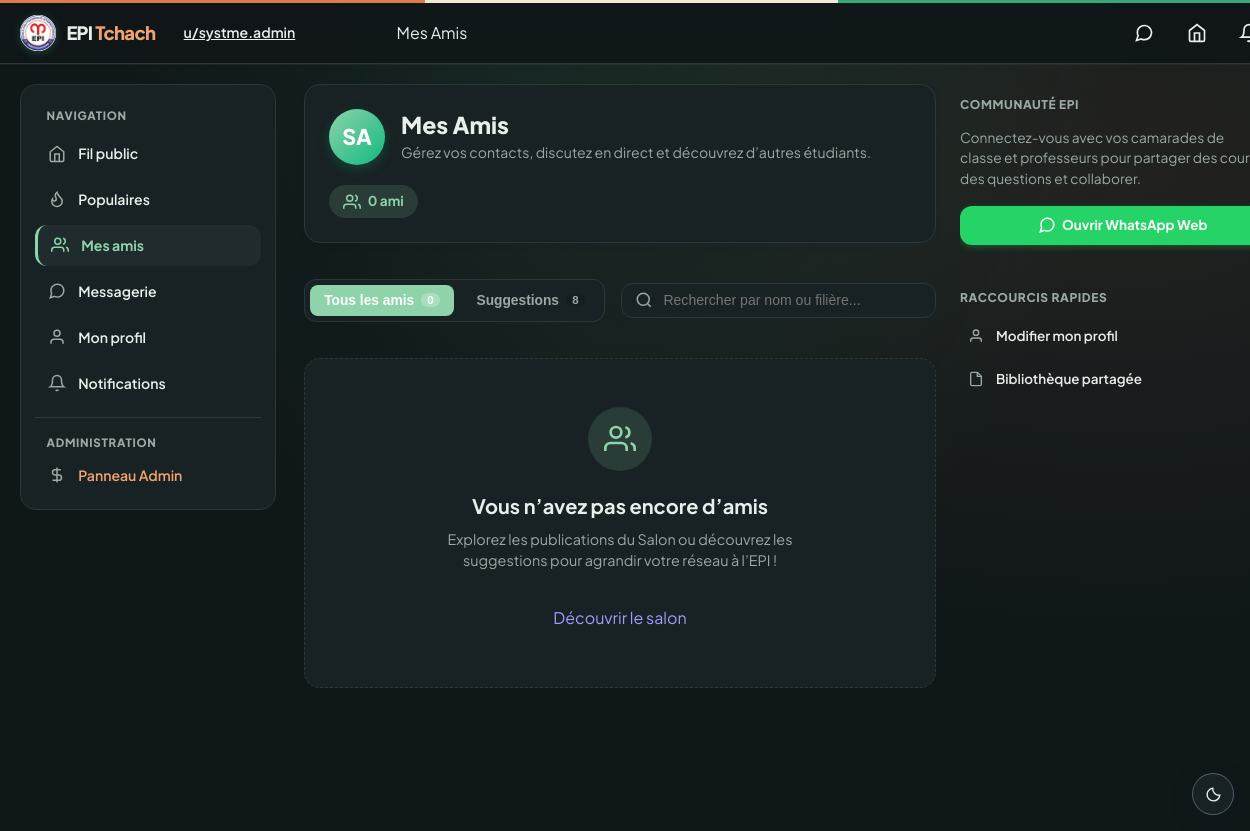
The app's page /friends (signed in), older data.
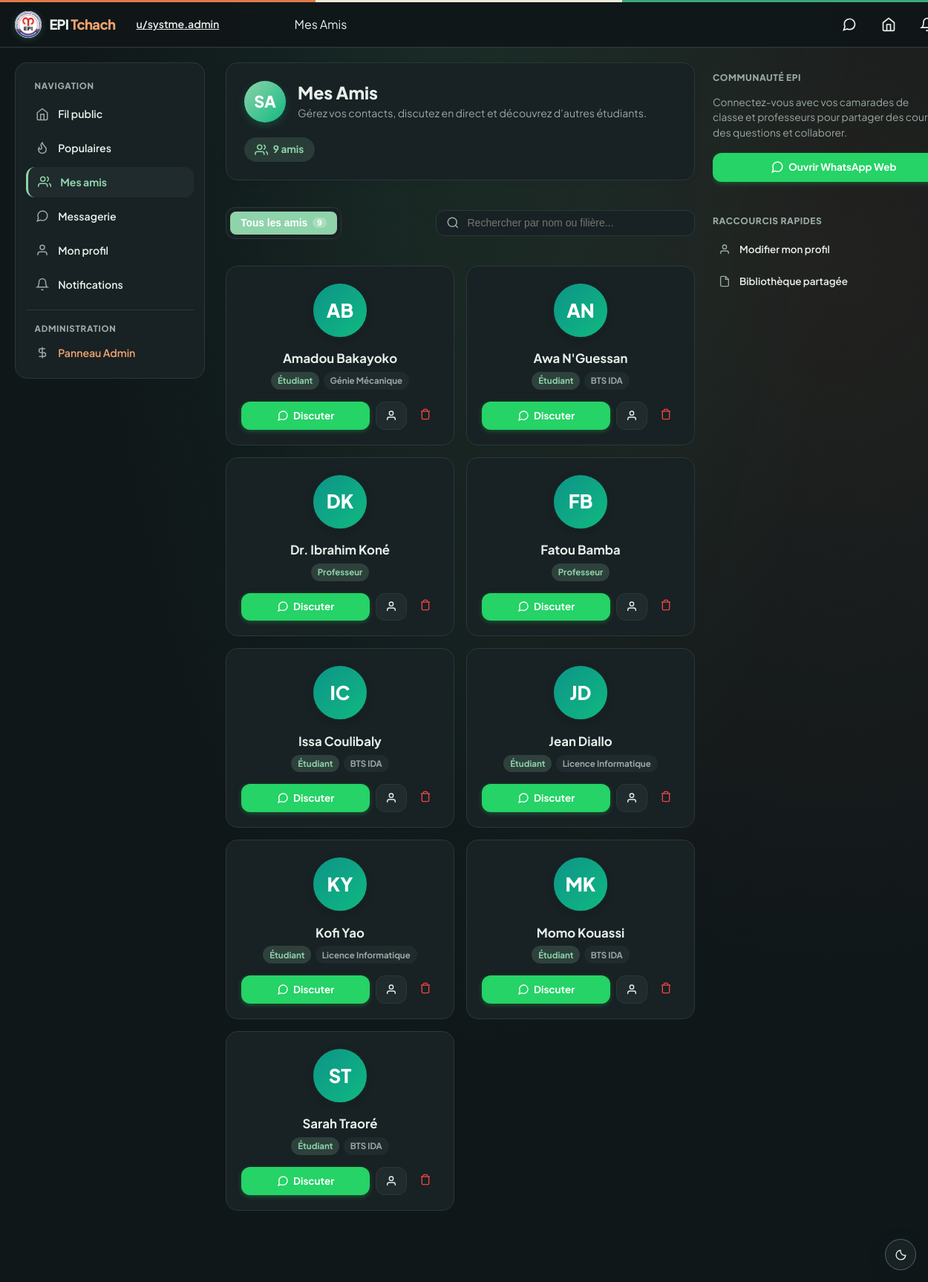
The same page, newer data.
### tables this page shows
CREATE TABLE utilisateurs (
    id                  INT UNSIGNED AUTO_INCREMENT PRIMARY KEY,
    nom                 VARCHAR(100) NOT NULL,
    prenom              VARCHAR(100) NOT NULL,
    email               VARCHAR(150) NOT NULL UNIQUE,
    mot_de_passe        VARCHAR(255) NOT NULL,
    avatar_url          VARCHAR(255) DEFAULT NULL,
    biographie          TEXT DEFAULT NULL,
    filiere_id          INT UNSIGNED DEFAULT NULL,
    modules_enseignes   TEXT DEFAULT NULL,
    role                ENUM('etudiant','professeur','administrateur') NOT NULL DEFAULT 'etudiant',
    est_actif           BOOLEAN NOT NULL DEFAULT TRUE,
    date_inscription    DATETIME NOT NULL DEFAULT CURRENT_TIMESTAMP,
    derniere_connexion  DATETIME DEFAULT NULL,
    derniere_activite   DATETIME DEFAULT NULL,
    FOREIGN KEY (filiere_id) REFERENCES filieres(id) ON DELETE SET NULL
);

CREATE TABLE filieres (
    id              INT UNSIGNED AUTO_INCREMENT PRIMARY KEY,
    nom             VARCHAR(150) NOT NULL UNIQUE,
    code            VARCHAR(20) DEFAULT NULL,
    description     TEXT DEFAULT NULL,
    image_url       VARCHAR(255) DEFAULT NULL,
    slogan          VARCHAR(180) DEFAULT NULL,
    est_active      BOOLEAN NOT NULL DEFAULT TRUE,
    date_creation   DATETIME NOT NULL DEFAULT CURRENT_TIMESTAMP
);

### app/Controllers/Social/SocialController.php (called while the page is built, shortened)
<?php
require_once ROOT_PATH . '/app/Models/Social/Social.php';
require_once ROOT_PATH . '/app/Models/Identity/User.php';
class SocialController
{
    private Social $social;
    public function __construct()
    {
        global $pdo;
        $this->social = new Social($pdo);
    }
    public function friendsList(): void
    {
        $currentUserId = $this->requireAuthentication();
        global $baseUrl, $base, $assetBase, $asset;
        $targetUserId = !empty($_GET['user'])
            ? filter_var($_GET['user'], FILTER_VALIDATE_INT, ['options' => ['min_range' => 1]])
            : (!empty($_GET['id']) ? filter_var($_GET['id'], FILTER_VALIDATE_INT, ['options' => ['min_range' => 1]]) : $currentUserId);
        $userModel = new User();
        $targetUser = $userModel->findById((int)$targetUserId);
        $isOwnProfile = ((int)$currentUserId === (int)$targetUserId);
        $friends = $this->social->getFriends((int)$targetUserId);
        $suggestions = $isOwnProfile ? $this->social->getSuggestedMembers((int)$currentUserId, 8) : [];
        require ROOT_PATH . '/resources/views/desktop/friends/index.php';
    }
    private function requireAuthentication(): int
    {
        return (int)$_SESSION['user_id'];
    }
}

### app/Routing/Router.php (called while the page is built, shortened)
<?php
final class Router
{
    public function dispatch(string $path, string $method = 'GET'): void
    {
        $route = trim((string)(parse_url($path, PHP_URL_PATH) ?? ''), '/');
        $definition = $this->routes[$route] ?? null;
        $action = (string)$definition['method'];
        $handler = new $controller();
        $handler->{$action}();
    }
}

### index.php (called while the page is built, shortened)
<?php
require_once __DIR__ . '/app/Bootstrap.php';
$fullRoute = getRequestedRoute();
$routes = require ROOT_PATH . '/routes/web.php';
(new Router($routes))->dispatch(
    $fullRoute,
    (string)($_SERVER['REQUEST_METHOD'] ?? 'GET')
);
exit;

### app/Bootstrap.php (called while the page is built, shortened)
<?php
require_once ROOT_PATH . '/app/Routing/Router.php';
$scriptName = str_replace('\\', '/', $_SERVER['SCRIPT_NAME'] ?? '');
$scriptDir = rtrim(dirname($scriptName), '/\\');
$isPublicEntry = substr($scriptDir, -7) === '/public';
if ($isPublicEntry) {
    $projectBase = substr($scriptDir, 0, -7);
    $baseUrl = $scriptDir;
    $assetBase = $projectBase . '/public/assets';
} else {
    $projectBase = ($scriptDir === '' || $scriptDir === '.' || $scriptDir === '/') ? '' : $scriptDir;
    $baseUrl = $projectBase;
    $assetBase = ($projectBase !== '' ? $projectBase : '') . '/public/assets';
}

### app/Models/Identity/User.php (called while the page is built, shortened)
<?php
class User {
    protected ?PDO $pdo;
    public function __construct(?PDO $pdo = null) {
        if ($pdo !== null) {
            $this->pdo = $pdo;
        } else {
            global $pdo;
            $this->pdo = $pdo;
        }
    }
    public function findById(int $id) {
        $stmt = $this->pdo->prepare("
            SELECT u.id, u.nom, u.prenom, u.email, u.role, u.filiere_id,
                   f.nom AS filiere, f.code AS filiere_code,
                   u.modules_enseignes, u.avatar_url, u.biographie, u.date_inscription
            FROM utilisateurs u
            LEFT JOIN filieres f ON f.id = u.filiere_id
            WHERE u.id = :id
            LIMIT 1
        ");
        $stmt->execute(['id' => $id]);
        return $stmt->fetch();
    }
}

### app/Models/Social/Social.php (called while the page is built, shortened)
<?php
class Social
{
    private PDO $pdo;
    public function __construct(PDO $pdo)
    {
        $this->pdo = $pdo;
    }
    public function getFriends(int $userId): array
    {
        try {
            $statement = $this->pdo->prepare(
                "SELECT u.id, u.prenom, u.nom, u.role, u.avatar_url, f.nom AS filiere
                 FROM amis a
                 JOIN utilisateurs u ON (u.id = CASE WHEN a.utilisateur_id = :u1 THEN a.ami_id ELSE a.utilisateur_id END)
                 LEFT JOIN filieres f ON f.id = u.filiere_id
                 WHERE (a.utilisateur_id = :u2 OR a.ami_id = :u3)
                   AND a.statut = 'accepte'
                   AND u.est_actif = 1
                 ORDER BY u.prenom ASC, u.nom ASC"
            );
            $statement->execute([
                'u1' => $userId,
                'u2' => $userId,
                'u3' => $userId,
            ]);
            return $statement->fetchAll(PDO::FETCH_ASSOC);
        } catch (Throwable $e) {
            return [];
        }
    }
    public function getSuggestedMembers(int $userId, int $limit = 8): array
    {
        try {
            $userStmt = $this->pdo->prepare('SELECT filiere_id FROM utilisateurs WHERE id = ?');
            $userStmt->execute([$userId]);
            $userFiliereId = (int)($userStmt->fetchColumn() ?: 0);
            $statement = $this->pdo->prepare(
                "SELECT u.id, u.prenom, u.nom, u.role, u.avatar_url, f.nom AS filiere,
                        CASE WHEN u.filiere_id = :filiere_id AND :filiere_id > 0 THEN 1 ELSE 0 END AS same_filiere
                 FROM utilisateurs u
                 LEFT JOIN filieres f ON f.id = u.filiere_id
                 WHERE u.id <> :user_id
                   AND u.est_actif = 1
                   AND u.id NOT IN (
                       SELECT CASE WHEN a.utilisateur_id = :uid1 THEN a.ami_id ELSE a.utilisateur_id END
                       FROM amis a
                       WHERE (a.utilisateur_id = :uid2 OR a.ami_id = :uid3)
                         AND a.statut IN ('accepte', 'en_attente')
                   )
                 ORDER BY same_filiere DESC, u.prenom ASC, u.nom ASC
                 LIMIT :limit"
            );
            $statement->bindValue(':filiere_id', $userFiliereId, PDO::PARAM_INT);
            $statement->bindValue(':user_id', $userId, PDO::PARAM_INT);
            $statement->bindValue(':uid1', $userId, PDO::PARAM_INT);
            $statement->bindValue(':uid2', $userId, PDO::PARAM_INT);
            $statement->bindValue(':uid3', $userId, PDO::PARAM_INT);
            $statement->bindValue(':limit', $limit, PDO::PARAM_INT);
            $statement->execute();
            return $statement->fetchAll(PDO::FETCH_ASSOC);
        } catch (Throwable $e) {
            return [];
        }
    }
}

### resources/views/desktop/friends/index.php (the view, shortened to what the changed rows need)
<?php
$base = is_string($baseUrl ?? null) ? $baseUrl : '';
$asset = is_string($assetBase ?? null)
  ? $assetBase
  : ($base !== '' ? $base . '/public/assets' : '/public/assets');
$targetUser = is_array($targetUser ?? null) ? $targetUser : [];
$friends = is_array($friends ?? null) ? $friends : [];
$suggestions = is_array($suggestions ?? null) ? $suggestions : [];
$isOwnProfile = (bool)($isOwnProfile ?? false);
$targetName = trim(($targetUser['prenom'] ?? '') . ' ' . ($targetUser['nom'] ?? ''));
$targetAvatar = !empty($targetUser['avatar_url'])
  ? url('public/' . ltrim((string)$targetUser['avatar_url'], '/'))
  : '';
$targetInitial = strtoupper(mb_substr((string)($targetUser['prenom'] ?? 'M'), 0, 1) . mb_substr((string)($targetUser['nom'] ?? ''), 0, 1));
$roleLabels = [
    'etudiant' => 'Étudiant',
    'professeur' => 'Professeur',
    'moderateur' => 'Modérateur',
    'administrateur' => 'Administrateur',
    'delegue_general' => 'Délégué Général',
    'delegue_de_classe' => 'Délégué de Classe',
];
?>
<!DOCTYPE html>
<html lang="fr">
<head>
  <link rel="stylesheet" href="<?= $asset ?>/css/desktop/community-shell.css" />
  <link rel="stylesheet" href="<?= $asset ?>/css/desktop/salon.css" />
  <link rel="stylesheet" href="<?= $asset ?>/css/desktop/friends.css" />
  <link rel="stylesheet" href="<?= $asset ?>/css/feedback.css" />
  <?php include ROOT_PATH . '/resources/views/partials/theme-head.php'; ?>
</head>
<body class="community-shell community-salon" data-base-url="<?= htmlspecialchars($base, ENT_QUOTES, 'UTF-8') ?>">
  <div class="epi-salon-grid">
    <main class="epi-main-feed">
      <section class="epi-friends-header-card">
        <div class="epi-friends-header-info">
          <div class="epi-friends-header-avatar">
            <?php if ($targetAvatar !== ''): ?>
              <img src="<?= htmlspecialchars($targetAvatar, ENT_QUOTES, 'UTF-8') ?>" alt="<?= htmlspecialchars($targetName) ?>" />
            <?php else: ?>
              <span><?= htmlspecialchars($targetInitial) ?></span>
            <?php endif; ?>
          </div>
          <div class="epi-friends-header-text">
            <h1><?= $isOwnProfile ? 'Mes Amis' : 'Amis de ' . htmlspecialchars($targetName) ?></h1>
          </div>
        </div>
        <div class="epi-friends-badge-count">
          <svg width="18" height="18" viewBox="0 0 24 24" fill="none" stroke="currentColor" stroke-width="2"><path d="M17 21v-2a4 4 0 0 0-4-4H5a4 4 0 0 0-4 4v2"/><circle cx="9" cy="7" r="4"/><path d="M23 21v-2a4 4 0 0 0-3-3.87"/><path d="M16 3.13a4 4 0 0 1 0 7.75"/></svg>
          <span id="friendsCountDisplay"><?= count($friends) ?> ami<?= count($friends) > 1 ? 's' : '' ?></span>
        </div>
      </section>
      <div class="epi-friends-toolbar">
        <div class="epi-friends-tabs" role="tablist">
          <button type="button" class="epi-friends-tab-btn is-active" data-friends-tab="all" role="tab" aria-selected="true">
            <span>Tous les amis</span>
            <span class="epi-friends-tab-count"><?= count($friends) ?></span>
          </button>
          <?php if ($isOwnProfile && count($suggestions) > 0): ?>
            <button type="button" class="epi-friends-tab-btn" data-friends-tab="suggestions" role="tab" aria-selected="false">
              <span>Suggestions</span>
              <span class="epi-friends-tab-count"><?= count($suggestions) ?></span>
            </button>
          <?php endif; ?>
        </div>
      </div>
      <div id="tabContentAll" class="epi-friends-tab-content">
        <?php if (empty($friends)): ?>
          <div class="epi-friends-empty">
            <div class="epi-friends-empty-icon">
              <svg width="32" height="32" viewBox="0 0 24 24" fill="none" stroke="currentColor" stroke-width="2"><path d="M17 21v-2a4 4 0 0 0-4-4H5a4 4 0 0 0-4 4v2"/><circle cx="9" cy="7" r="4"/><path d="M23 21v-2a4 4 0 0 0-3-3.87"/><path d="M16 3.13a4 4 0 0 1 0 7.75"/></svg>
            </div>
            <h2><?= $isOwnProfile ? 'Vous n’avez pas encore d’amis' : 'Cet utilisateur n’a pas encore d’amis' ?></h2>
            <p><?= $isOwnProfile ? 'Explorez les publications du Salon ou découvrez les suggestions pour agrandir votre réseau à l’EPI !' : '' ?></p>
            <?php if ($isOwnProfile): ?>
              <a href="<?= $base ?>/salon" class="epi-btn-primary" style="display:inline-flex; padding:0.6rem 1.25rem; text-decoration:none; border-radius:var(--community-radius-md);">
                Découvrir le salon
              </a>
            <?php endif; ?>
          </div>
        <?php else: ?>
          <div class="epi-friends-grid" id="friendsCardsGrid">
            <?php foreach ($friends as $friend):
              $fName = trim(($friend['prenom'] ?? '') . ' ' . ($friend['nom'] ?? ''));
              $fAvatar = !empty($friend['avatar_url'])
                ? url('public/' . ltrim((string)$friend['avatar_url'], '/'))
                : '';
              $fInitials = strtoupper(mb_substr((string)($friend['prenom'] ?? 'M'), 0, 1) . mb_substr((string)($friend['nom'] ?? ''), 0, 1));
              $fRole = $roleLabels[$friend['role'] ?? 'etudiant'] ?? ucfirst((string)$friend['role']);
              $fFiliere = (string)($friend['filiere'] ?? '');
            ?>
              <article class="epi-friend-card" data-friend-card data-friend-name="<?= htmlspecialchars(mb_strtolower($fName), ENT_QUOTES, 'UTF-8') ?>" data-friend-filiere="<?= htmlspecialchars(mb_strtolower($fFiliere), ENT_QUOTES, 'UTF-8') ?>">
                <div class="epi-friend-card-avatar">
                  <?php if ($fAvatar !== ''): ?>
                    <img src="<?= htmlspecialchars($fAvatar, ENT_QUOTES, 'UTF-8') ?>" alt="<?= htmlspecialchars($fName) ?>" loading="lazy" />
                  <?php else: ?>
                    <span><?= htmlspecialchars($fInitials) ?></span>
                  <?php endif; ?>
                </div>
                <a class="epi-friend-card-name" href="<?= $base ?>/profile?id=<?= (int)$friend['id'] ?>">
                  <?= htmlspecialchars($fName) ?>
                </a>
                <div class="epi-friend-card-badges">
                  <span class="epi-friend-badge role"><?= htmlspecialchars($fRole) ?></span>
                  <?php if ($fFiliere !== ''): ?>
                    <span class="epi-friend-badge"><?= htmlspecialchars($fFiliere) ?></span>
                  <?php endif; ?>
                </div>
                <div class="epi-friend-card-actions">
                  <a class="epi-btn-chat" href="<?= $base ?>/messages?user=<?= (int)$friend['id'] ?>" title="Discuter sur WhatsApp Web">
                    <svg width="16" height="16" viewBox="0 0 24 24" fill="none" stroke="currentColor" stroke-width="2"><path d="M21 11.5a8.38 8.38 0 0 1-.9 3.8 8.5 8.5 0 0 1-7.6 4.7 8.38 8.38 0 0 1-3.8-.9L3 21l1.9-5.7a8.38 8.38 0 0 1-.9-3.8 8.5 8.5 0 0 1 4.7-7.6 8.38 8.38 0 0 1 3.8-.9h.5a8.48 8.48 0 0 1 8 8v.5z"/></svg>
                    <span>Discuter</span>
                  </a>
                  <a class="epi-btn-profile" href="<?= $base ?>/profile?id=<?= (int)$friend['id'] ?>" title="Voir le profil">
                    <svg width="16" height="16" viewBox="0 0 24 24" fill="none" stroke="currentColor" stroke-width="2"><path d="M20 21v-2a4 4 0 0 0-4-4H8a4 4 0 0 0-4 4v2"/><circle cx="12" cy="7" r="4"/></svg>
                  </a>
                  <?php if ($isOwnProfile): ?>
                    <form method="post" action="<?= $base ?>/friends/action" onsubmit="return confirm('Retirer <?= htmlspecialchars(addslashes($fName)) ?> de vos amis ?');">
                      <button type="submit" class="epi-btn-remove" title="Retirer des amis" aria-label="Retirer des amis">
                        <svg width="16" height="16" viewBox="0 0 24 24" fill="none" stroke="currentColor" stroke-width="2"><polyline points="3 6 5 6 21 6"/><path d="M19 6v14a2 2 0 0 1-2 2H7a2 2 0 0 1-2-2V6m3 0V4a2 2 0 0 1 2-2h4a2 2 0 0 1 2 2v2"/></svg>
                      </button>
                    </form>
                  <?php endif; ?>
                </div>
              </article>
            <?php endforeach; ?>
          </div>
        <?php endif; ?>
      </div>
    </main>
  </div>
</body>
</html>

Row changes from the older to the newer data that the page shows:
changed utilisateurs "SA": filiere "8" → (not shown)
now on this page (row edited): utilisateurs: fInitials "AB", fName "Amadou Bakayoko", role "Étudiant", filiere.nom "Génie Mécanique"
now on this page (row edited): utilisateurs: fInitials "AN", fName "Awa N'Guessan", role "Étudiant", filiere.nom "BTS IDA"
now on this page (row edited): utilisateurs: fInitials "DK", fName "Dr. Ibrahim Koné", role "Professeur"
now on this page (row edited): utilisateurs: fInitials "FB", fName "Fatou Bamba", role "Professeur"
now on this page (row edited): utilisateurs: fInitials "IC", fName "Issa Coulibaly", role "Étudiant", filiere.nom "BTS IDA"
now on this page (row edited): utilisateurs: fInitials "JD", fName "Jean Diallo", role "Étudiant", filiere.nom "Licence Informatique"
now on this page (row edited): utilisateurs: fInitials "KY", fName "Kofi Yao", role "Étudiant", filiere.nom "Licence Informatique"
now on this page (row edited): utilisateurs: fInitials "MK", fName "Momo Kouassi", role "Étudiant", filiere.nom "BTS IDA"
now on this page (row edited): utilisateurs: fInitials "ST", fName "Sarah Traoré", role "Étudiant", filiere.nom "BTS IDA"
Text that changed along with them:
count($friends): "0" → "9"
text no longer shown: "Suggestions Vous n’avez pas encore d’amis Explorez les publications du Salon ou découvrez les suggestions pour agrandir votre réseau à l’EPI ! Découvrir le salon"
text now shown: "s"
